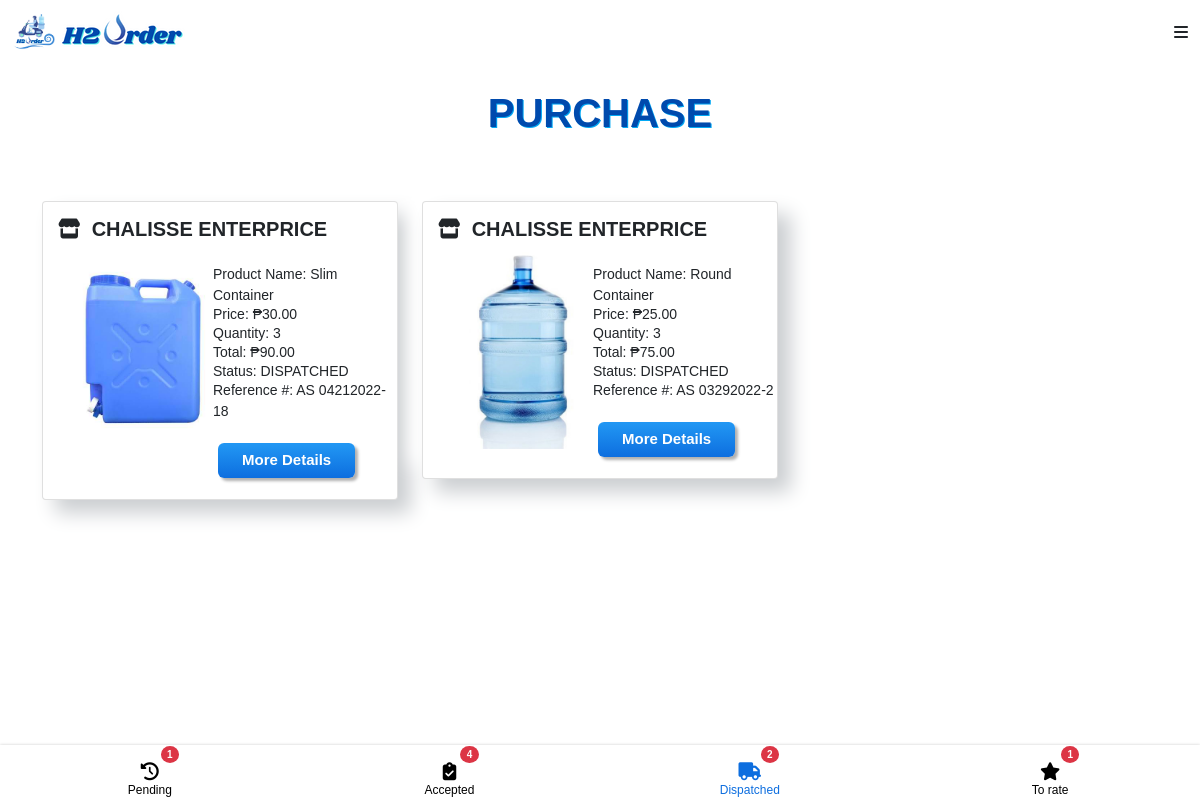
Before: /customer/dispatched_order.php (signed in) with the older database file.
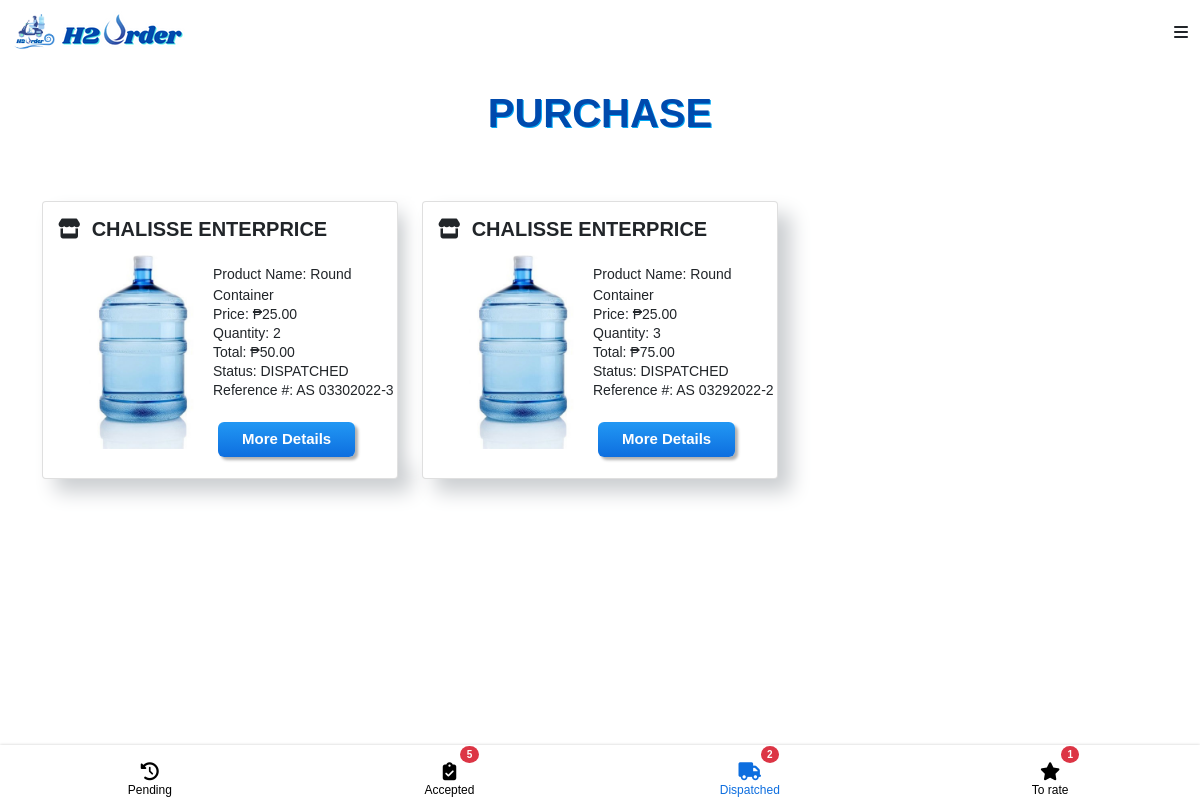
After: the same page with the newer database file.
### tables this page shows
CREATE TABLE `orderlist` (
  `order_id` int(11) NOT NULL,
  `product_id` int(11) NOT NULL,
  `customer_id` int(11) NOT NULL,
  `merchant_id` int(11) NOT NULL,
  `deliveryman_id` int(11) DEFAULT NULL,
  `status` text NOT NULL,
  `quantity` text NOT NULL,
  `total` int(11) NOT NULL,
  `type` text,
  `photo` text,
  `receipt` varchar(255) NOT NULL,
  `receipt_status` varchar(255) NOT NULL,
  `date` timestamp NOT NULL DEFAULT CURRENT_TIMESTAMP
);

CREATE TABLE `merchant` (
  `merchant_id` int(11) NOT NULL,
  `username` varchar(255) NOT NULL,
  `password` varchar(255) NOT NULL,
  `business_name` varchar(255) NOT NULL,
  `owner` varchar(255) NOT NULL,
  `address` varchar(255) NOT NULL,
  `barangay` varchar(255) NOT NULL,
  `email` varchar(255) NOT NULL,
  `contact_number` varchar(255) NOT NULL,
  `image` varchar(255) NOT NULL,
  `latitude` varchar(255) NOT NULL,
  `longitude` varchar(255) NOT NULL,
  `opening` time NOT NULL,
  `closing` time NOT NULL,
  `status` varchar(255) NOT NULL
);

CREATE TABLE `product` (
  `product_id` int(11) NOT NULL,
  `merchant_id` int(11) NOT NULL,
  `product_name` varchar(255) NOT NULL,
  `product_type` varchar(255) NOT NULL,
  `volume` varchar(255) NOT NULL,
  `price` int(11) NOT NULL,
  `image` varchar(255) NOT NULL,
  `description` varchar(255) NOT NULL
);

### customer/dispatched_order.php (the view, shortened to what this page needs)
<?php
require '../connection.php';
?>
<!DOCTYPE html>
<html>
    <head>
        <link href="https://cdn.jsdelivr.net/npm/bootstrap@5.0.2/dist/css/bootstrap.min.css" rel="stylesheet">
    </head>
    <body  >
      <?php include 'navbar.php' ?>
      <center>
      <p class="text-center h1 fw-bold mb-3 mx-1 mx-md-4 mt-4"
      style="color:#004aad;text-shadow: 1px 1px #03a9f4;">PURCHASE
      </p>
       </center>
<section >
  <div class="container py-5">
  <?php
        $q_p = $conn->query("SELECT COUNT(*) as total FROM `orderlist` WHERE orderlist.status = 'pending' && orderlist.customer_id = '".$_SESSION['customer_id']."' ") or die(mysqli_error());
        $f_p = $q_p->fetch_array();
        $q_s = $conn->query("SELECT COUNT(*) as total FROM `orderlist` WHERE orderlist.status = 'accepted' && orderlist.customer_id = '".$_SESSION['customer_id']."'") or die(mysqli_error());
        $f_s = $q_s->fetch_array();
        $q_d = $conn->query("SELECT COUNT(*) as total FROM `orderlist` WHERE orderlist.status = 'dispatched' && orderlist.customer_id = '".$_SESSION['customer_id']."'") or die(mysqli_error());
        $f_d = $q_d->fetch_array();
        $q_r = $conn->query("SELECT COUNT(*) as total FROM `orderlist` WHERE orderlist.status = 'delivered' && orderlist.customer_id = '".$_SESSION['customer_id']."'") or die(mysqli_error());
        $f_r = $q_r->fetch_array();
      ?>
    <div class="row">
 <?php
      $queryy = $conn->query("SELECT product.product_id,product.image,product.product_name,product.product_type,
      product.price, product.merchant_id, orderlist.order_id, orderlist.quantity, orderlist.total ,orderlist.status, orderlist.type,
      orderlist.date, customer.firstname, customer.lastname, customer.customer_id, merchant.business_name,merchant.merchant_id
      FROM orderlist
      RIGHT JOIN product ON orderlist.product_id = product.product_id
      RIGHT JOIN customer ON orderlist.customer_id = customer.customer_id
      RIGHT JOIN merchant ON orderlist.merchant_id = merchant.merchant_id
      WHERE orderlist.status = 'dispatched' && orderlist.customer_id = '".$_SESSION['customer_id']."'
      ORDER BY orderlist.date DESC
  ") or die(mysqli_error());
      while($fetch = $queryy->fetch_array()){
?>
      <div class="col-md-12 col-lg-4 mb-4 mb-lg-0">
        <div class="card">
            <h5 style="font-weight: 550;margin-top: 15px; margin-left: 15px" >
            <i class="fas fa-store" style=""></i>
              &nbsp<?php echo $fetch['business_name']?>
            </h5>
          <img src = "../photo/<?php echo $fetch['image']?>" style="width: 200px;height: 200px; margin-bottom: 5px;" />
             <div>
                <table>
                  <tr>
                  <td valign="top" style="padding-left:20px;">
                    <div style=" margin-top:-200px; margin-left: 150px;">
                      <p style="font-size:14px;margin-top:10px;">Product Name: <?php echo $fetch['product_name']?><p>
                      <p style="font-size:14px;margin-top:-18px;">Price:  &#8369;<?php echo $fetch['price']?>.00<p>
                      <p style="font-size:14px;margin-top:-18px;">Quantity: <?php echo $fetch['quantity']?><p>
                      <p style="font-size:14px;margin-top:-18px;">Total: &#8369;<?php echo $fetch['quantity']* $fetch['price']?>.00<p>
                      <p style="font-size:14px;margin-top:-18px;">Status:  <?php echo  strtoupper($fetch['status'])?><p>
                      <p style="font-size:14px;margin-top:-18px;">Reference #: AS <?php echo date("mdY-", strtotime($fetch['date']))?><?php echo $fetch['order_id']?> <p>
                     <a onclick="window.location='dispatched_order_details.php?order_id=<?php echo $fetch['order_id']?>'" class="myButton" style="color:white;margin:5px;">More Details</a>
                    </div>
                 </td>
                </tr>
              </table>
          </div>
        </div><br>
      </div>
<?php
    }
  ?>
        </div>
      </div>
   <nav class="nav">
<?php if ($f_p['total']!=0) {
         echo '<a href="purchase.php" class="nav__link " >
               <span class="badge bg-danger" style="margin-left: 40px;">'.$f_p['total'].'</span>
              <i class="fa fa-history" style="font-size: 18px"></i>
          <span class="nav__text">Pending</span>
        </a>';
      }else{
          echo '<a href="purchase.php" class="nav__link " >
                   <span class="badge" style="margin-left: 40px; color:white;background-color:white">0</span>
              <i class="fa fa-history" style="font-size: 18px"></i>
          <span class="nav__text">Pending</span> </a>';
      }
 ?>
 <?php if ($f_s['total']!=0) {
         echo ' <a href="shipping_orders.php" class="nav__link ">
                  <span class="badge bg-danger" style="margin-left: 40px;">'.$f_s['total'].'</span>
                  <i class="fas fa-clipboard-check" style="font-size: 18px"></i>
                  <span class="nav__text">Accepted</span>
                </a>';
      }else{
          echo '<a href="shipping_orders.php" class="nav__link ">
                 <span class="badge" style="margin-left: 40px; color:white;background-color:white">0</span>
                  <i class="fas fa-clipboard-check" style="font-size: 18px"></i>
                  <span class="nav__text">Accepted</span>
                </a>';
      }
 ?>
 <?php if ($f_d['total']!=0) {
         echo ' <a href="dispatched_order.php" class="nav__link nav__link--active">
               <span class="badge bg-danger" style="margin-left: 40px;">'.$f_d['total'].'</span>
                <i class="fas fa-truck" style="font-size: 18px"></i>
                <span class="nav__text">Dispatched</span>
              </a>';
      }else{
          echo '<a href="dispatched_order.php" class="nav__link nav__link--active">
                 <span class="badge " style="margin-left: 40px;color:white;background-color:white">0</span>
                <i class="fas fa-truck" style="font-size: 18px"></i>
                <span class="nav__text">Dispatched</span>
              </a>';
      }
 ?>
 <?php if ($f_r['total']!=0) {
         echo ' <a href="received_orders.php" class="nav__link">
                <span class="badge bg-danger" style="margin-left: 40px;">'.$f_r['total'].'</span>
                <i class="fas fa-star" style="font-size: 18px"></i>
                <span class="nav__text">To rate</span>
              </a>';
      }else{
          echo ' <a href="received_orders.php" class="nav__link">
                 <span class="badge" style="margin-left: 40px; color:white;background-color:white">0</span>
                <i class="fas fa-star" style="font-size: 18px"></i>
                <span class="nav__text">To rate</span>
              </a>';
      }
 ?>
</nav>
</section>
    </body>
</html>

### customer/navbar.php (shortened to what this page needs)
<!DOCTYPE html>
<html>
    <head>
        <link href='https://unpkg.com/boxicons@2.0.7/css/boxicons.min.css' rel='stylesheet'>
    </head>
    <body>
        <header class = "header" id = "header">
<img src="../img/newLG.png"  style="width: 45px;height: 45px;">
            <div class = "head-top"  style="margin-top: -45px; margin-left: 50px;">
                <div class = "site-name" >
                    <img src="../img/H2.png">
                </div>
                <div class = "site-nav">
                    <span id = "nav-btn"><i class = "fas fa-bars"></i></span>
                </div>
            </div>
        </header>
    </body>
</html>

### customer/navbar.php (style rules this page uses)
:root { --transition: all 0.7s ease; --yellow: #f9d342; --dark: #292826; }
* { box-sizing: border-box; padding: 0; margin: 0; font-family: "Poppins", sans-serif; }
html { scroll-behavior: smooth; }
.header { background: no-repeat; min-height: 8vh; padding: 10px; display: flex; flex-direction: column; align-content: stretch; }
.head-top { display: flex; justify-content: space-between; align-items: center; }
.head-top span { cursor: pointer; letter-spacing: 2px; transition: var(--transition); align-items: center; }

### customer/dispatched_order.php (style rules this page uses)
.card { box-shadow: 13px 13px 20px #cbced1, -13px -13px 20px #fff; }
.myButton { box-shadow:inset 0px 1px 0px 0px #fff6af; background:linear-gradient(to bottom, #2196F3 5%, #0d6edf 100%); border-radius:6px; display:inline-block; cursor:pointer; color:#fff; font-family:Arial; font-size:15px; font-weight:bold; padding:6px 24px; text-decoration:none; border-color: #0d6edf; box-shadow: 3px 3px 3px #b1b1b1, -3px -3px 3px #fff; }
.nav { position: fixed; bottom: 0; width: 100%; height: 55px; box-shadow: 0 0 3px rgba(0, 0, 0, 0.2); background-color: #fff; display: flex; overflow-x: auto; }
.nav__link { display: flex; flex-direction: column; align-items: center; justify-content: center; flex-grow: 1; min-width: 50px; overflow: hidden; white-space: nowrap; font-family: sans-serif; font-size: 12px; color: black; text-decoration: none; -webkit-tap-highlight-color: transparent; transition: background-color 0.1s ease-in-out; }
.nav__link--active { color: #0d6edf; }
.badge { font-size: 10px; border-radius: 50%; background: red; color: white; }

Changed rows visible on the page:
no longer on this page (row edited): orderlist: merchant.business_name "CHALISSE ENTERPRICE", product.image (picture), product.product_name "Slim Container", product.price "30", quantity "3", $fetch['quantity']*$fetch['price'] "90", status "DISPATCHED", date "04212022-", order_id "18"
now on this page (row edited): orderlist: merchant.business_name "CHALISSE ENTERPRICE", product.image (picture), product.product_name "Round Container", product.price "25", quantity "2", $fetch['quantity']*$fetch['price'] "50", status "DISPATCHED", date "03302022-", order_id "3"
Other visible differences:
$f_s['total']: "4" → "5"
$f_p['total']: "1" → (not shown)
